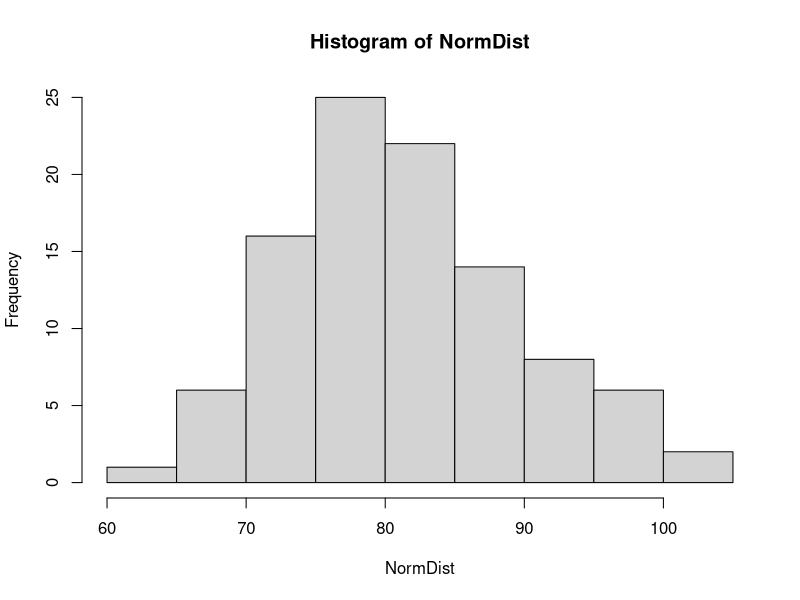
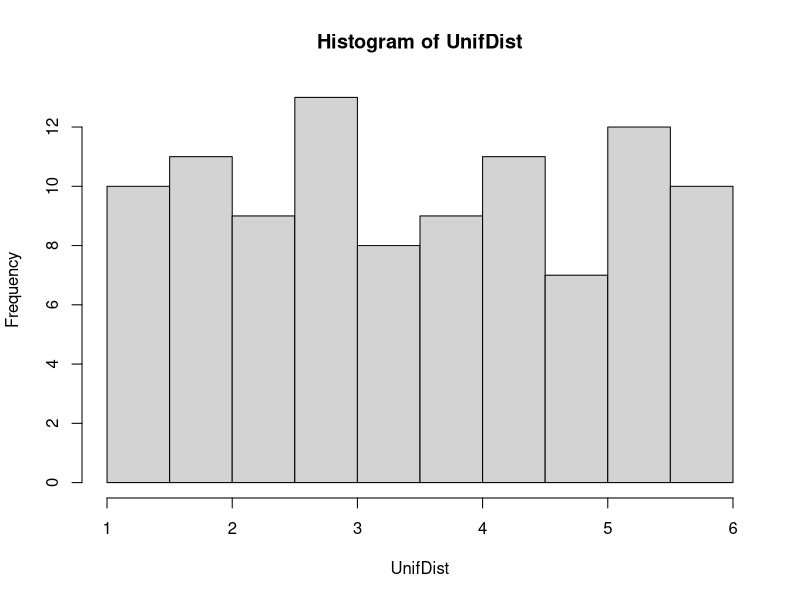
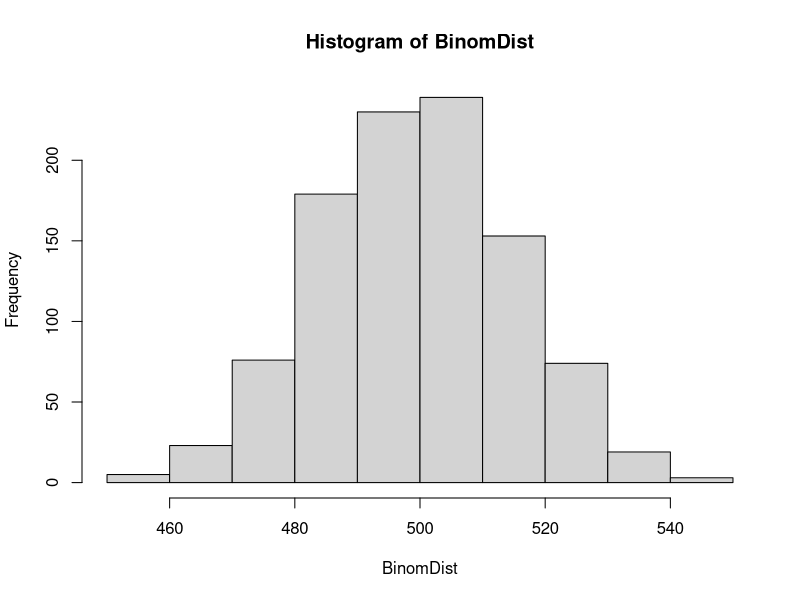

These charts were generated, in order, by the following R code:
library(tidyverse)

# use a random number generator to make histograms of popular probability
# distributions. use the ggplot package. choose (Unifrom, Normal, Binomial)
#from the list below and store your resulting code in your github repo.

#Normal:
N1 <- 100

NormDist <- rnorm(N1, 80, 8)
NormDist
hist(NormDist)

#Uniform:
N2 <- 100

UnifDist <- runif(N2,1,6)
UnifDist
hist(UnifDist)

#Binomial
N3 <- 1000
p <- .5

BinomDist <- rbinom(0:N3,N3,p)
BinomDist
hist(BinomDist)
